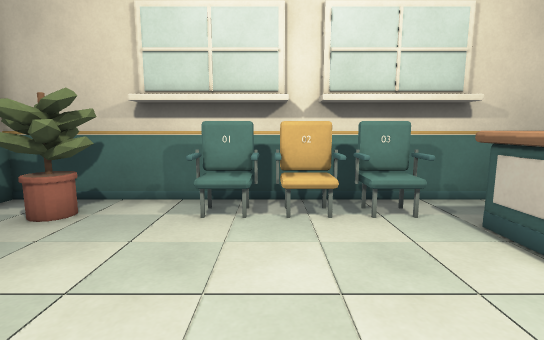
[1] (above)

13 first-person views from a walk through a 3-D level made in the Godot game engine. The camera is 1.2 m above the floor, tilts 8° down and sees 85° across. The floor is counted in squares, 0.5 m on a side. Each view is taken from the middle of a square. On the plan, view 1 faces up. The plan holds only what a view shows up to about 19 squares ahead; the rest is blank.

[2]
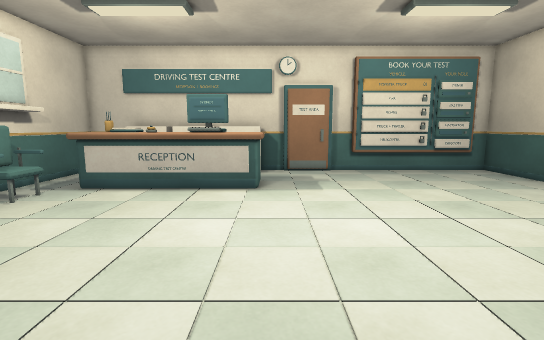

[3]
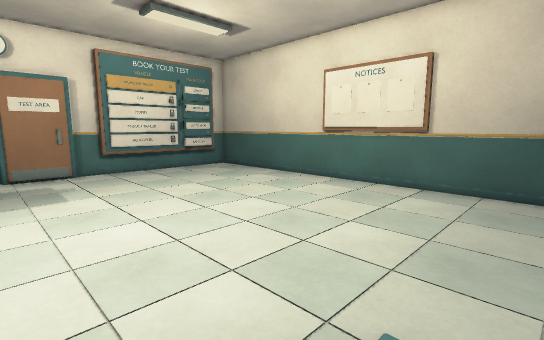

[4]
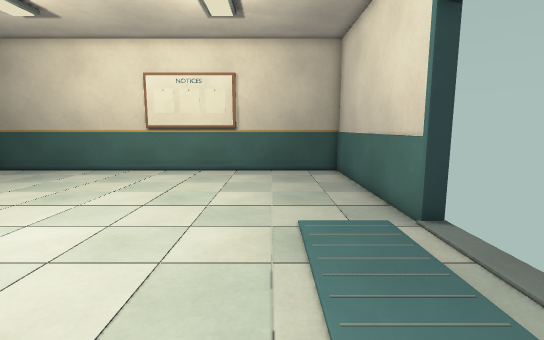

[5]
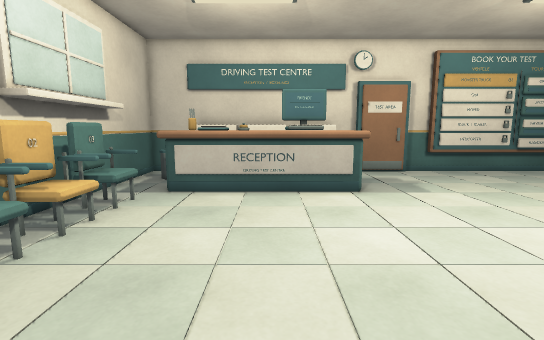

[6]
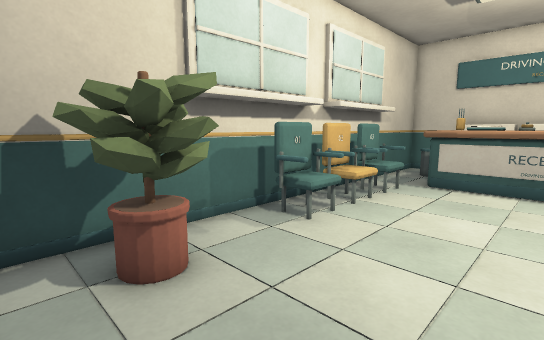

[7]
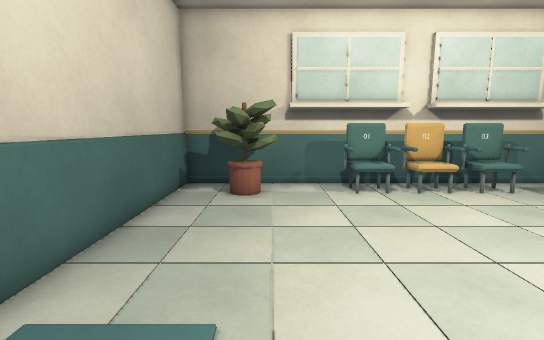

[8]
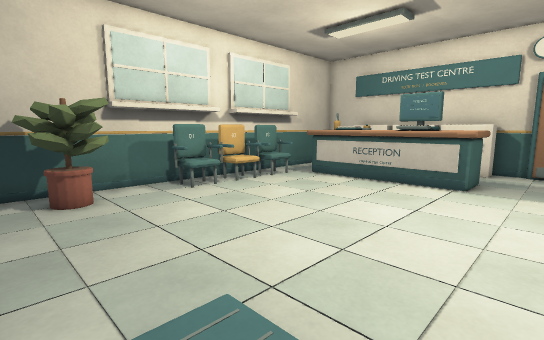

[9]
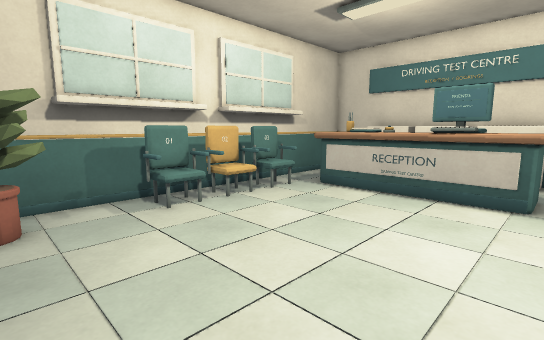

[10]
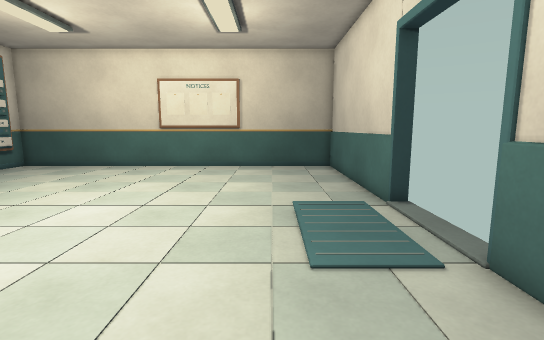

[11]
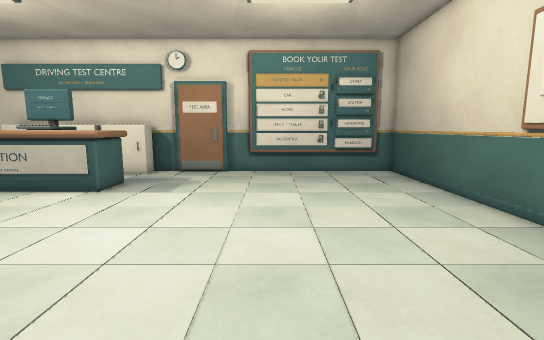

[12]
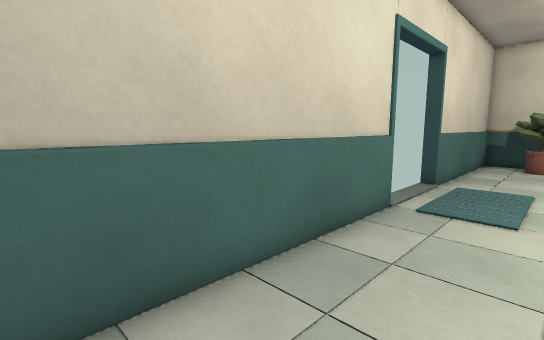

[13]
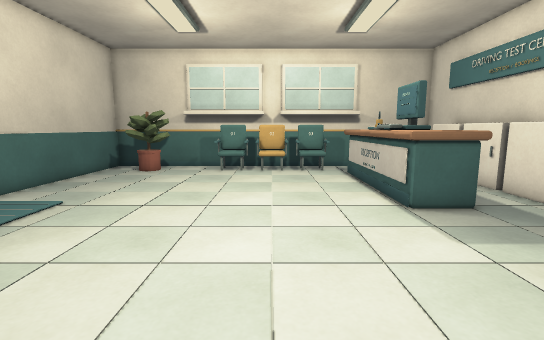

### Floor plan
Key: @ floor where view 1 was taken; # wall or solid block; x gap in a wall; . floor; D closed door; ^ raised ledge; v drop or lower ground; C chair; U cupboard; K keyboard; B bin; O other object.
Columns run from 9 left of view 1 to 11 right of it. Each row starts with its distance up from view 1.
 10 ###     ##### #######
  9 #.# ######C#####....#
  8 #.###..COvO.OO...BB.#
  7 #.###.........^^^B U#
  6 #.............^OO  U#
  5 #.............^^   U#
  4 #.............^^^  U#
  3 #.............^^^ .U#
  2 #.............K#^ .U#
  1 #.............^^^..U#
  0 #........@....^^^..U#
 -1 ....................#
 -2 ...................D#
 -3 ...................D#
 -4 x..................D#
 -5 #...................#
 -6 #..................##
 -7 #..................##
 -8 #..................#
 -9 #..................#
-10 #..................#
-11 #..................##
-12 #..................##
-13 #...... ## .........#
-14 ########  ###########

Where each view was taken, in squares from view 1:
view 1: 0 up, 0 right, facing up
view 2: 1 down, 7 left, facing right
view 3: 1 down, 7 left, facing down-right
view 4: 3 up, 5 left, facing down
view 5: 3 up, 6 left, facing right
view 6: 3 up, 8 left, facing up-right
view 7: 3 down, 5 left, facing up
view 8: 3 down, 8 left, facing up-right
view 9: 1 down, 6 left, facing up-right
view 10: 5 up, 5 left, facing down
view 11: 7 down, 6 left, facing right
view 12: 13 down, 5 left, facing up-left
view 13: 9 down, 1 right, facing up
